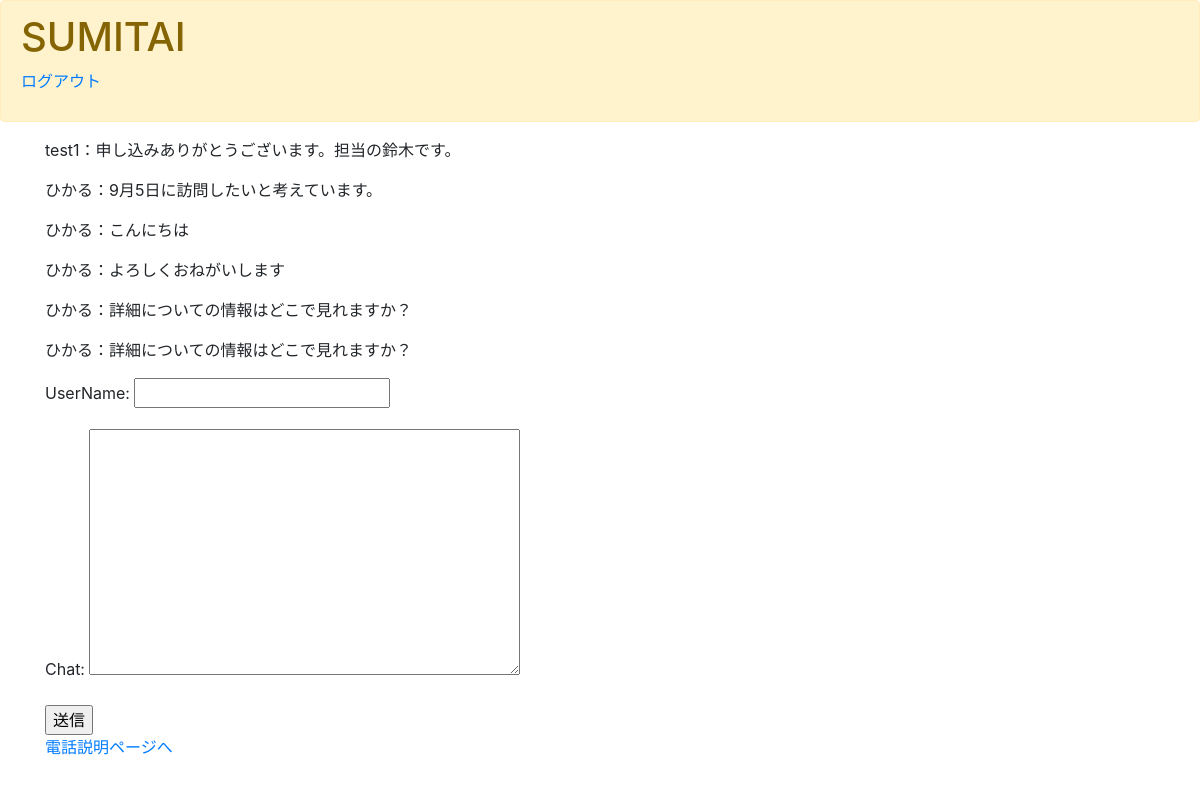
The page /ChatCreate/ on the database as committed earlier.
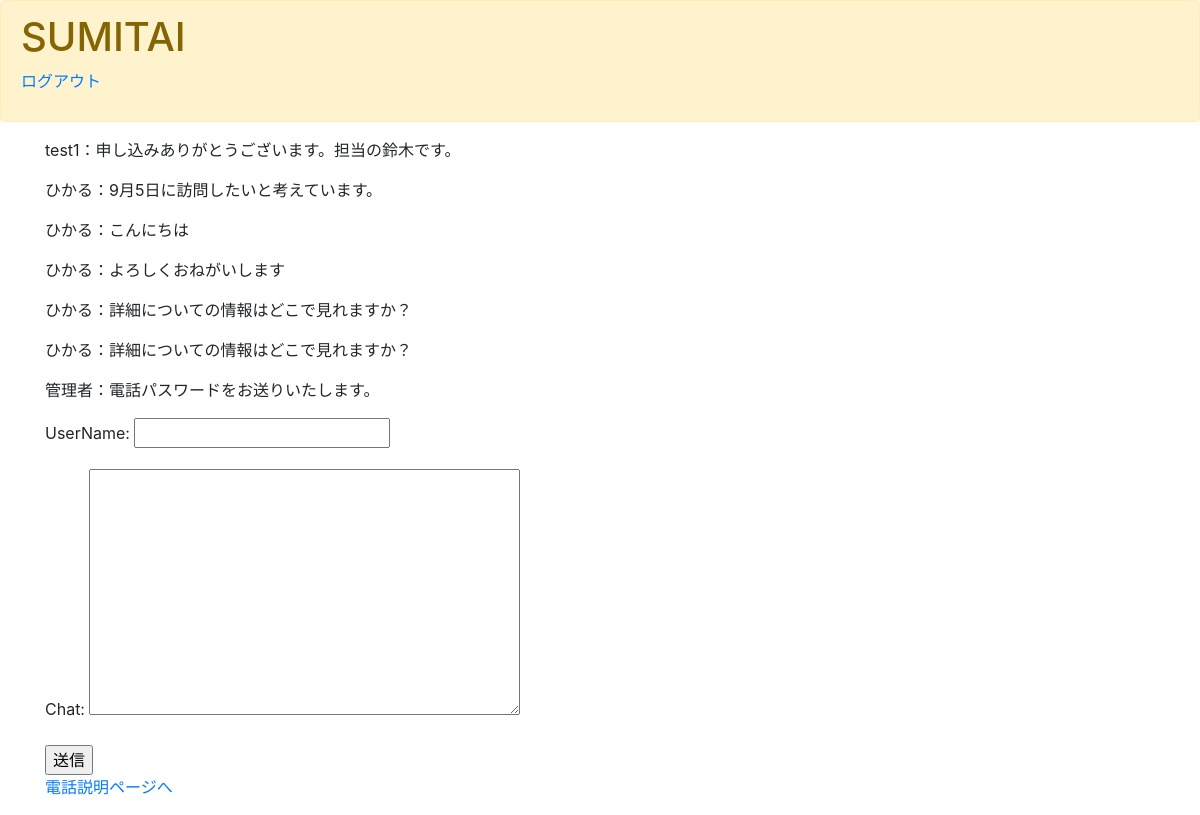
The same page on the database as committed later.
### sumitai/models.py (models this page shows, shortened)
class ChatModel(models.Model) :
    userName=models.CharField(
        max_length=100,
        null=True,  #仮
    )
    chat = models.TextField(
        null=True,
    )

### sumitai/views.py (the view)
# urls.py: path('ChatCreate/',ChatCreate.as_view(), name='chatcreate'),
class ChatCreate(CreateView,ListView):
    template_name = 'ChatCreate.html'
    model = ChatModel
    fields = ('userName','chat')
    success_url = reverse_lazy('chatcreate')

### templates/ChatCreate.html (shortened to what this page needs)
{% extends 'base.html' %}
{% block content %}
<div class="container">
    {% for item in object_list %}
    <div class="item">
        <p>{{ item.userName }}：{{ item.chat }}</p>
    </div>
    {% endfor %}
</div>
<div class="container">
    <form action="" method="POST">{% csrf_token %}
        {{form.as_p}}
        <input type="submit" value="送信">
    </form>
</div>
<div class="container">
    <p><a href="{% url 'contractphone' %}">電話説明ページへ</a></p>
</div>
{% endblock content %}

Rows that differ between the two databases and show on the page:
added ChatModel: userName "管理者", chat "電話パスワードをお送りいたします。"
